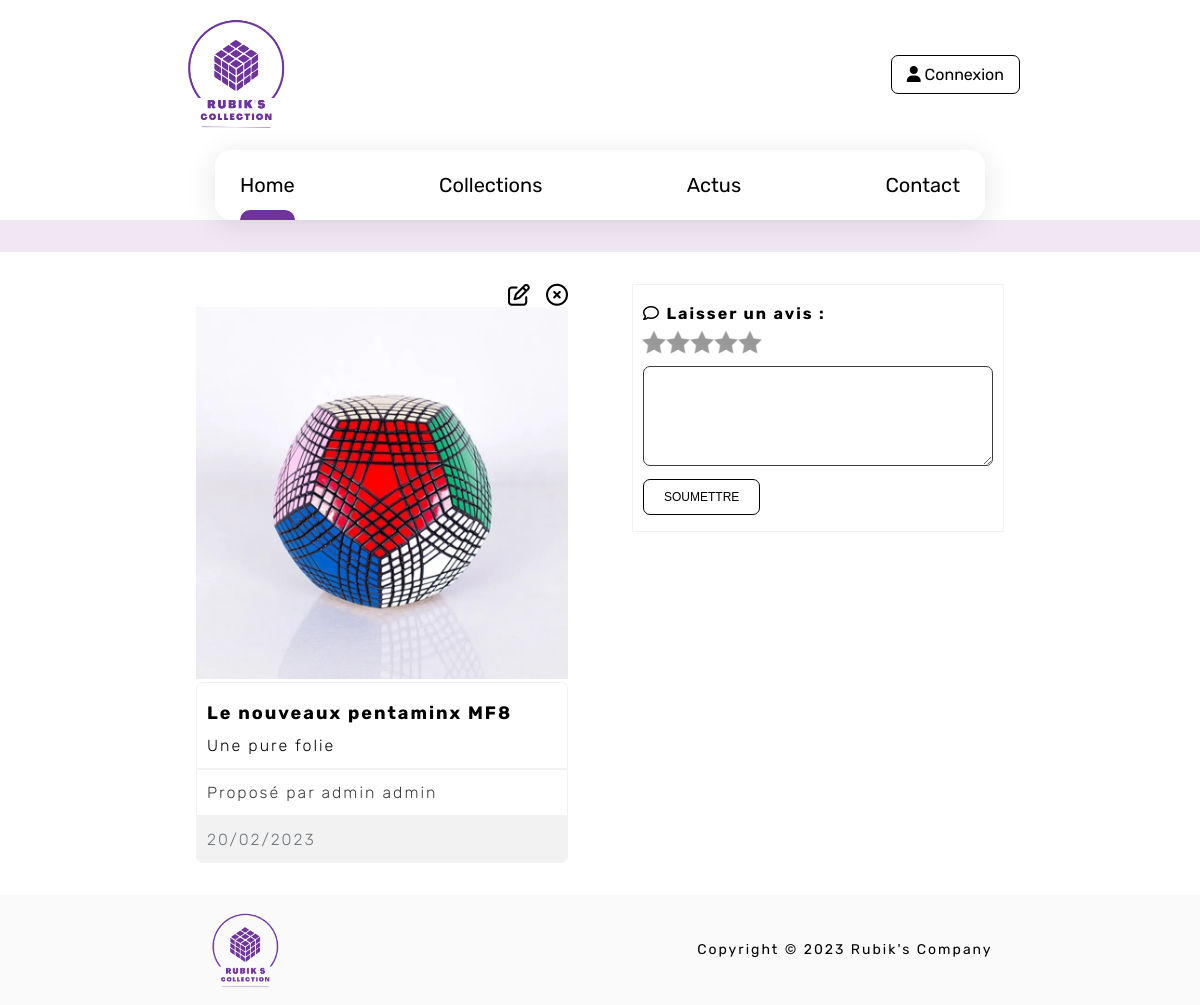
Screenshot of /views/show.php?id=3 with the database file from the repository.
### tables this page shows
CREATE TABLE `article` (
  `id` int(11) NOT NULL AUTO_INCREMENT,
  `timestamp` timestamp NOT NULL DEFAULT CURRENT_TIMESTAMP,
  `user_id` int(11) NOT NULL,
  `categorie_id` int(11) NOT NULL,
  `title` VARCHAR(255) NOT NULL,
  `image` VARCHAR(255) NOT NULL,
  `description` text NOT NULL,
    PRIMARY KEY (`id`),
  KEY `FK_Article_Categorie` (`categorie_id`),
  KEY `FK_Article_Users` (`user_id`),
  CONSTRAINT `FK_Article_Categorie` FOREIGN KEY (`categorie_id`) REFERENCES `categorie` (`id`),
  CONSTRAINT `FK_Article_Users` FOREIGN KEY (`user_id`) REFERENCES `users` (`id`)
);

CREATE TABLE `users` (
  `id` int(11) NOT NULL AUTO_INCREMENT,
  `timestamp` timestamp NOT NULL DEFAULT CURRENT_TIMESTAMP,
  `niveau` int(11) NOT NULL,
  `nom` VARCHAR(255) NOT NULL,
  `prenom` VARCHAR(255) NOT NULL,
  `mail` VARCHAR(255) NOT NULL,
  `password` VARCHAR(255) NOT NULL,
  PRIMARY KEY (`id`),
  UNIQUE KEY `UN_Utilisateur_mail` (`mail`(255))
);

### api/requete.php (called while the page is built, shortened)
<?php
function fetch_id(PDO $bdd, string $sql, int $id)
{
    $stmt = $bdd->prepare($sql);
    $stmt->bindValue(':id', $id, PDO::PARAM_INT);
    $stmt->execute();
    $result = $stmt->fetch(PDO::FETCH_ASSOC);
    return $result;
}
function articleById(PDO $bdd, int $id)
{
    $sql = "SELECT a.timestamp, u.nom, u.prenom, a.image, a.title, a.description, a.user_id, c.name
    FROM article AS a
    INNER JOIN categorie AS c
    ON a.categorie_id = c.id
    INNER JOIN users AS u
    ON a.user_id = u.id
    WHERE a.id = :id";
    return fetch_id($bdd, $sql, $id);
}

### views/show.php (the view, shortened to what this page needs)
<?php
require_once 'nav.php';
$id = $_GET['id'];
$articleById = [];
if (preg_match('#^([0-9]+)$#', $id, $matches)) {
    $id = intval($matches[1]);
    $articleById = articleById($bdd, $id);
}
if (!empty($articleById)) {
?>
    <header id="header-collection">
    </header>
    <main>
        <div class="rubiks-container">
            <section id="rubiks">
                <div class="link-group">
                    <a href="./update_post.php?id=<?= $id ?>"><i class="fa-regular fa-pen-to-square"></i></a>
                    <a href="../moteur/destroy_post.php?id=<?= $id ?>"><i class="fa-regular fa-circle-xmark"></i></a>
                </div>
                <div class="card-image"><img src="../public/img/article/<?= $articleById['image'] ?>" alt="Une image de Rubik's cube"></div>
                <p class="title"><strong><?= $articleById['title'] ?></strong><br><?= $articleById['description'] ?></p>
                <p class="card-user">Proposé par <?= $articleById['nom'] . ' ' . $articleById['prenom'] ?></p>
                <p class="date"><?= date("d/m/Y", strtotime($articleById["timestamp"])) ?></p>
            </section>
            <section id="commentaires-container">
                <div class="new-commentaire">
                    <p>
                        <i class="fa-regular fa-comment"></i> Laisser un avis :
                    </p>
                    <form action="../moteur/comment_post.php" method="post">
                        <fieldset class="starability-checkmark">
                            <label for="first-rate1" title="Terrible">1 star</label>
                            <label for="first-rate2" title="Not good">2 stars</label>
                            <label for="first-rate3" title="Average">3 stars</label>
                            <label for="first-rate4" title="Very good">4 stars</label>
                            <label for="first-rate5" title="Amazing">5 stars</label>
                        </fieldset>
                        <div class="form-control">
                            <textarea id="commentaire" name="commentaire"></textarea>
                        </div>
                        <button class="btn">Soumettre</button>
                    </form>
                </div>
            </section>
        </div>
    </main>
<?php
} else {
    echo "<h3 style = 'margin-top: 5rem; text-align:center;'>[Erreur 404] Page Not Found</h3>";
}
require_once 'footer.php';
?>

### public/libs/css/starability.css (style rules this page uses)
.starability-checkmark { display: block; position: relative; width: 150px; min-height: 60px; padding: 0; border: none; }
.starability-checkmark > input:checked ~ label, .starability-checkmark > input:focus ~ label { background-position: 0 0; }
.starability-checkmark > label { position: relative; display: inline-block; float: left; width: 30px; height: 30px; font-size: 0.1em; color: transparent; cursor: pointer; background-repeat: no-repeat; background-position: 0 -30px; }
.starability-checkmark > label::before { content: ""; position: absolute; display: block; height: 30px; background-position: 0 30px; pointer-events: none; opacity: 0; }
.starability-checkmark > label:nth-of-type(5)::before { width: 120px; left: -120px; }
.starability-checkmark > label:nth-of-type(4)::before { width: 90px; left: -90px; }
.starability-checkmark > label:nth-of-type(3)::before { width: 60px; left: -60px; }
.starability-checkmark > label:nth-of-type(2)::before { width: 30px; left: -30px; }
.starability-checkmark > label:nth-of-type(1)::before { width: 0px; left: 0px; }
.starability-checkmark > label { z-index: 2; }
.starability-checkmark > label::after { content: " "; position: absolute; opacity: 0; width: 30px; height: 30px; background-repeat: no-repeat; }
.starability-checkmark > label:nth-of-type(5)::after { right: -45px; }
.starability-checkmark > label:nth-of-type(4)::after { right: -75px; }
.starability-checkmark > label:nth-of-type(3)::after { right: -105px; }
.starability-checkmark > label:nth-of-type(2)::after { right: -135px; }
.starability-checkmark > label:nth-of-type(1)::after { right: -165px; }

### public/css/style.css (style rules this page uses)
html, body, div, span, applet, object, iframe, h1, h2, h3, h4, h5, h6, p, blockquote, pre, a, abbr, acronym, address, big, cite, code, del, dfn, em, img, ins, kbd, q, s, samp, small, strike, strong, sub, sup, tt, var, b, u, i, center, dl, dt, dd, ol, ul, li, fieldset, form, label, legend, table, caption, tbody, tfoot, thead, tr, th, td, article, aside, canvas, details, embed, figure, figcaption, footer, header, hgroup, menu, nav, output, ruby, section, summary, time, mark, audio, video { margin: 0; padding: 0; border: 0; font-size: 100%; font: inherit; vertical-align: baseline; text-decoration: none; color: black; }
article, aside, details, figcaption, figure, footer, header, hgroup, menu, nav, section { display: block; }
body { line-height: 1; overflow-x: hidden; }
body { font-family: "rubik"; overflow-x: hidden; position: relative; margin: 0; }
p { line-height: 25px; letter-spacing: 2px; }
html { scroll-behavior: smooth; }
main { max-width: 70vw; margin: 0 auto; }
.btn { padding: 10px 20px; color: black; font-size: 12px; border: 1px solid black; display: inline-block; transition: all 0.3s; text-transform: uppercase; background: none; border-radius: 7px; }
#header-collection { padding: 1rem 0; background-color: #F1E6F4; }
.rubiks-container { display: grid; grid-template-columns: repeat(2, 1fr); gap: 4rem; padding: 2rem 1rem; }
#rubiks .card-image { max-width: 100%; }
#rubiks .card-image img { width: 100%; }
#rubiks > *:not(.card-image, .link-group) { border: 1px solid #f2f2f2; }
#rubiks p:first-of-type { border-radius: 7px 7px 0 0; }
#rubiks p:last-of-type { border-radius: 0 0 7px 7px; }
#rubiks p { padding: 10px; font-weight: 200; }
#rubiks .title strong { font-weight: 700; font-size: 18px; line-height: 40px; }
#rubiks .card-user { color: #383b3c; }
#rubiks .date { background-color: #f2f2f2; color: #6C757D; }
#rubiks .link-group { display: flex; justify-content: end; align-items: center; flex-direction: row; gap: 1rem; }
#rubiks .link-group a { font-size: 22px; }
.new-commentaire { border: 1px solid #f2f2f2; padding: 1rem 10px; }
.new-commentaire p { font-weight: 700; }
.new-commentaire .starability-checkmark { transform: scale(0.8); margin: 0 0 0 -16px; min-height: 40px; }
.new-commentaire textarea { width: 100%; min-height: 100px; border-radius: 7px; border-color: #383b3c; padding: 10px; box-sizing: border-box; }
.new-commentaire button { margin-top: 10px; }

### rows the page displays
article: image (picture), title "Le nouveaux pentaminx MF8", description "Une pure folie", user.nom "admin", user.prenom "admin", timestamp "20/02/2023"
